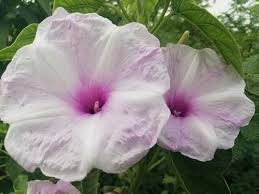
#> input picture week1_tkr/phool.jpeg, 259 x 194 px
$ python test3.py
#> lines starting #> are read from the running program, lines starting #| are printed output that depends on the picture; after the words box and inside, x2 and y2 are one past the last pixel; in counts of white or black regions, pixels touching at a corner belong together
import cv2
import numpy as np
import matplotlib.pyplot as plt

#PART 4

image=cv2.imread('phool.jpeg',cv2.IMREAD_COLOR)
#> image is the input picture: shape (194, 259, 3); mean B, G, R 126, 135.5, 136.8
px=image[55,55]
#> px = [193, 195, 196]
print(px)
#| [193 195 196]

roi=image[100:150,100:150]
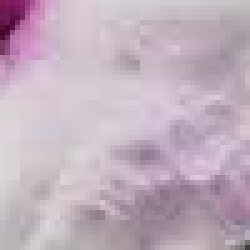
#> roi: shape (50, 50, 3) (shown 5 times larger); mean B, G, R 189.5, 175.9, 193
print(roi)
#> (printed output is left out)

image[100:150,100:150]=[255,255,255]
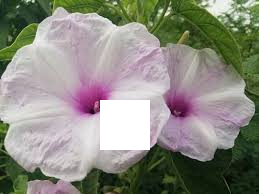
#> image: shape (194, 259, 3); 4.98% of pixels changed, all inside (x1, y1, x2, y2) = (100, 100, 150, 150)
phool_face=image[37:111,107:194]
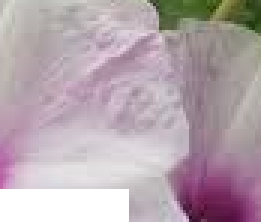
#> phool_face: shape (74, 87, 3) (shown 3 times larger); mean B, G, R 173.6, 166, 181.4
image[0:74,0:87]=phool_face
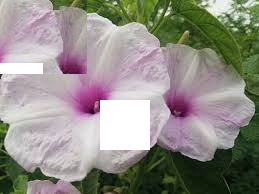
#> image: shape (194, 259, 3); 12.81% of pixels changed, all inside (x1, y1, x2, y2) = (0, 0, 87, 74)


cv2.imshow('image',image)
cv2.waitKey(0)
cv2.destroyAllWindows()


# [12 lines of commented-out code are left out]

'''

add=i1+i2
wtd=cv2.addWeighted(i1,0.6,i2,0.4,0)


cv2.imshow('res',i1)
cv2.imshow('mask_inv',mask_inv)
cv2.imshow('image1_bg',i1_bg)
cv2.imshow('image2_fg',i2_fg)

cv2.waitKey(0)
cv2.destroyAllWindows()

'''
